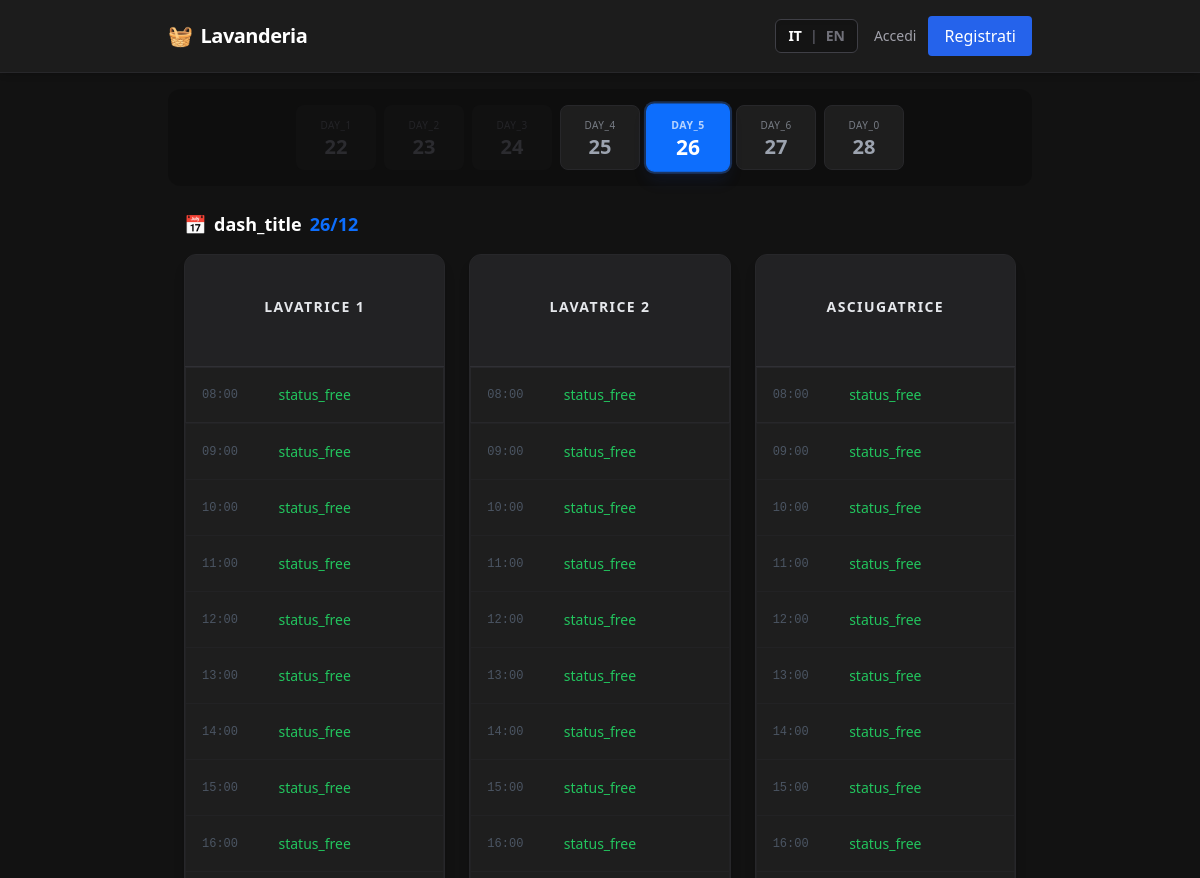
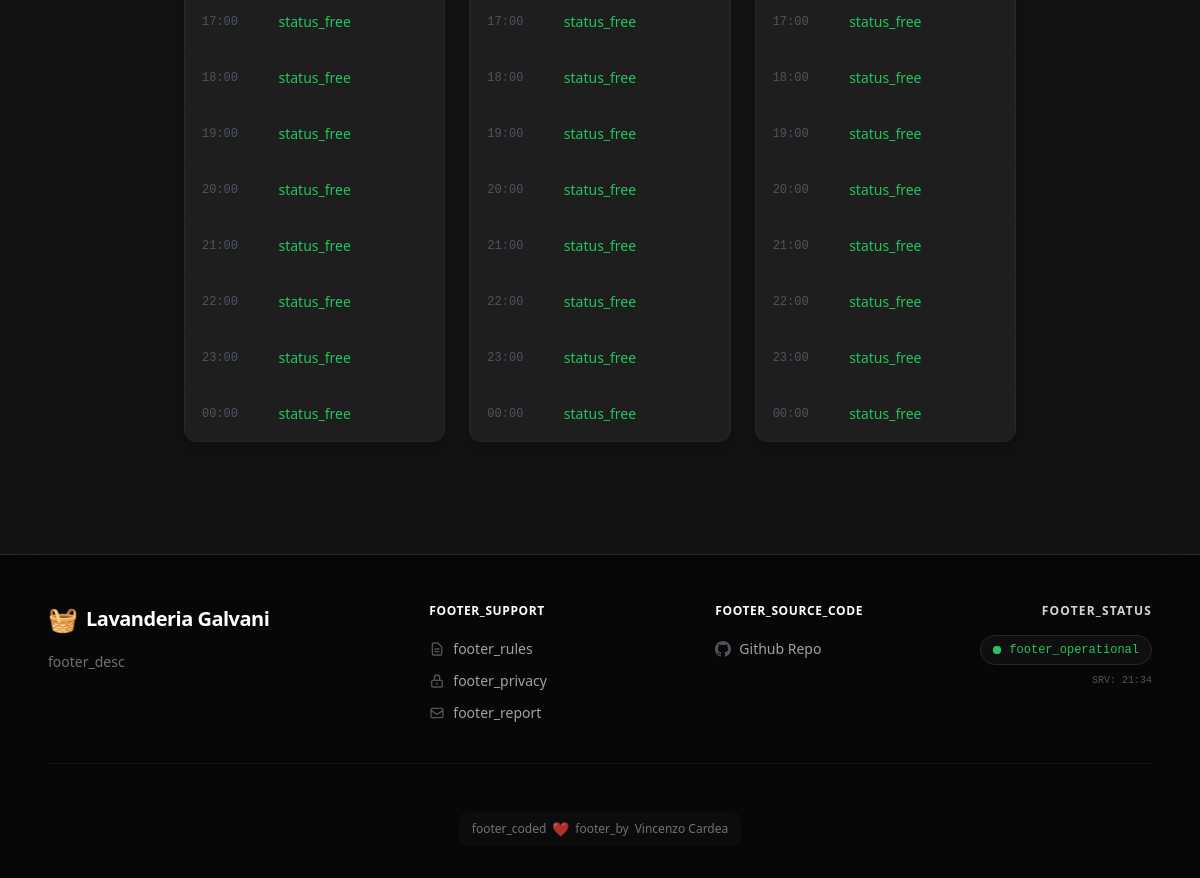
Page /src/pages/dashboard.php?date=2025-12-26 on the committed database (2 pictures, top to bottom).
### tables this page shows
CREATE TABLE
  `macchine` (
    `idmacchina` int (11) NOT NULL,
    `nome` varchar(50) NOT NULL,
    `tipo` enum ('lavatrice', 'asciugatrice') NOT NULL,
    `stato` enum ('attiva', 'manutenzione') DEFAULT 'attiva',
    `ritardo` int (11) DEFAULT 0
  );

### src/Lang.php (called while the page is built, shortened)
<?php
class Lang
{
    private static $translations = [];
    public static function get($key)
    {
        return self::$translations[$key] ?? $key;
    }
}
function __($key)
{
    return Lang::get($key);
}

### src/pages/dashboard.php (the view, shortened to what this page needs)
<?php
$today = new DateTime();
$today->setTime(0, 0, 0);
$dayOfWeek = $today->format('w');
$delta = ($dayOfWeek == 0) ? 6 : $dayOfWeek - 1;
$monday = clone $today;
$monday->modify("-$delta days");
$selectedDateStr = $_GET['date'] ?? $today->format('Y-m-d');
try {
    $selectedDate = new DateTime($selectedDateStr);
    $selectedDate->setTime(0, 0, 0);
} catch (Exception $e) {
    $selectedDate = $today;
}
$database = new Database();
$db = $database->getConnection();
$stmtMacchine = $db->query("SELECT * FROM macchine");
$macchine = $stmtMacchine->fetchAll();
require SRC_PATH . '/templates/header.php';
?>
<div class="flex flex-wrap justify-center gap-2 p-4 bg-black/20 mb-6 rounded-xl">
    <?php
    $tempDate = clone $monday;
    $nowReal = new DateTime();
    for ($i = 0; $i < 7; $i++):
        $isActive = ($tempDate->format('Y-m-d') === $selectedDate->format('Y-m-d'));
        $isPastDay = ($tempDate < $today);
        $baseClasses = "flex-grow-0 w-[calc(25%-0.5rem)] sm:w-20 py-3 rounded-lg text-center border transition-all duration-200";
        if ($isActive) {
            $colorClasses = "bg-accent text-white shadow-lg shadow-blue-900/20 font-bold border-accent scale-105 ring-2 ring-blue-500/30";
        } elseif ($isPastDay) {
            $colorClasses = "bg-zinc-900/50 text-zinc-700 border-transparent cursor-not-allowed opacity-60";
        } else {
            $colorClasses = "bg-card text-gray-400 border-zinc-800 hover:bg-zinc-800 hover:text-gray-200 hover:border-zinc-600";
        }
    ?>
        <a href="<?= $isPastDay ? '#' : '?date=' . $tempDate->format('Y-m-d') ?>" class="<?= $baseClasses . ' ' . $colorClasses ?>">
            <span class="block text-[10px] uppercase tracking-wider opacity-70"><?= __('day_' . $tempDate->format('w')) ?></span>
            <span class="block text-xl font-bold leading-none mt-1"><?= $tempDate->format('d') ?></span>
        </a>
    <?php
        $tempDate->modify('+1 day');
    endfor;
    ?>
</div>
<h3 class="px-4 text-lg font-bold text-white mb-4 flex items-center gap-2">
    <span>📅</span>
    <?= __('dash_title') ?> <span class="text-accent"><?= $selectedDate->format('d/m') ?></span>
</h3>
<div class="grid grid-cols-1 md:grid-cols-2 lg:grid-cols-3 gap-6 px-4 pb-24">
    <?php foreach ($macchine as $macchina): ?>
        <div class="bg-card rounded-xl border border-zinc-800 shadow-lg overflow-hidden flex flex-col">
            <?php
            $isManutenzione = ($macchina['stato'] === 'manutenzione');
            $headerClass = $isManutenzione ? "bg-orange-900/20 border-orange-900/50" : "bg-zinc-800/50 border-zinc-700/50";
            ?>
            <div id="machine-header-<?= $macchina['idmacchina'] ?>" class="<?= $headerClass ?> p-4 border-b h-28 flex flex-col justify-center items-center relative transition-colors duration-300">
                <span class="text-sm font-bold text-gray-200 uppercase tracking-widest mb-2">
                    <?= htmlspecialchars(__($macchina['nome'])) ?>
                </span>
            </div>
            <div class="divide-y divide-zinc-800/50">
                <?php
                $hours = [8, 9, 10, 11, 12, 13, 14, 15, 16, 17, 18, 19, 20, 21, 22, 23, 0];
                foreach ($hours as $h):
                    $timeLabel = sprintf("%02d:00", $h);
                    $slotDate = clone $selectedDate;
                    if ($h == 0) $slotDate->modify('+1 day');
                    $slotDate->setTime($h, 0, 0);
                    $slotFullDate = $slotDate->format('Y-m-d');
                    $slotId = "slot_{$macchina['idmacchina']}_{$slotFullDate}_{$h}";
                    $isSlotPast = ($slotDate < $nowReal);
                    $slotBase = "slot relative h-14 flex items-center justify-center transition-colors duration-200 cursor-pointer border-l-4 border-transparent";
                    if ($isSlotPast) {
                        $slotClass = 'past opacity-40 cursor-default bg-zinc-900/30';
                        $statusText = $isManutenzione ? 'X' : __('status_free');
                        $onclick = "";
                    } elseif ($isManutenzione) {
                        $slotClass = 'past opacity-40 cursor-default bg-zinc-900/30';
                        $statusText = 'MANUTENZIONE';
                        $onclick = "";
                    } else {
                        $slotClass = 'free hover:bg-zinc-800';
                        $statusText = __('status_free');
                        $onclick = "prenotaSlot(this)";
                    }
                ?>
                    <div class="<?= $slotBase ?> <?= $slotClass ?>"
                        id="<?= $slotId ?>"
                        data-machine="<?= $macchina['idmacchina'] ?>"
                        data-date="<?= $slotFullDate ?>"
                        data-hour="<?= $h ?>"
                        <?php if ($onclick): ?> onclick="<?= $onclick ?>" <?php endif; ?>>
                        <span class="absolute left-4 text-xs font-mono text-gray-600 time-label pointer-events-none">
                            <?= $timeLabel ?>
                        </span>
                        <span class="status-text text-sm font-medium pointer-events-none">
                            <?= $statusText ?>
                        </span>
                    </div>
                <?php endforeach; ?>
            </div>
        </div>
    <?php endforeach; ?>
</div>
<?php require SRC_PATH . '/templates/footer.php'; ?>

### rows in the picture
macchine: nome "LAVATRICE 1", timeLabel "08:00", statusText "status_free", timeLabel "09:00", timeLabel "10:00", timeLabel "11:00", timeLabel "12:00", timeLabel "13:00", timeLabel "14:00", timeLabel "15:00", timeLabel "16:00", timeLabel "17:00", timeLabel "18:00", timeLabel "19:00", timeLabel "20:00", timeLabel "21:00", timeLabel "22:00", timeLabel "23:00", timeLabel "00:00"
macchine: nome "LAVATRICE 2", timeLabel "08:00", statusText "status_free", timeLabel "09:00", timeLabel "10:00", timeLabel "11:00", timeLabel "12:00", timeLabel "13:00", timeLabel "14:00", timeLabel "15:00", timeLabel "16:00", timeLabel "17:00", timeLabel "18:00", timeLabel "19:00", timeLabel "20:00", timeLabel "21:00", timeLabel "22:00", timeLabel "23:00", timeLabel "00:00"
macchine: nome "ASCIUGATRICE", timeLabel "08:00", statusText "status_free", timeLabel "09:00", timeLabel "10:00", timeLabel "11:00", timeLabel "12:00", timeLabel "13:00", timeLabel "14:00", timeLabel "15:00", timeLabel "16:00", timeLabel "17:00", timeLabel "18:00", timeLabel "19:00", timeLabel "20:00", timeLabel "21:00", timeLabel "22:00", timeLabel "23:00", timeLabel "00:00"

### other values in the picture
__('dash_title') "dash_title"
__('footer_desc') "footer_desc"
__('footer_support') "FOOTER_SUPPORT"
__('footer_rules') "footer_rules"
__('footer_privacy') "footer_privacy"
__('footer_report') "footer_report"
__('footer_source_code') "FOOTER_SOURCE_CODE"
__('footer_status') "FOOTER_STATUS"
__('footer_operational') "footer_operational"
__('footer_coded') "footer_coded"
__('footer_by') "footer_by"
